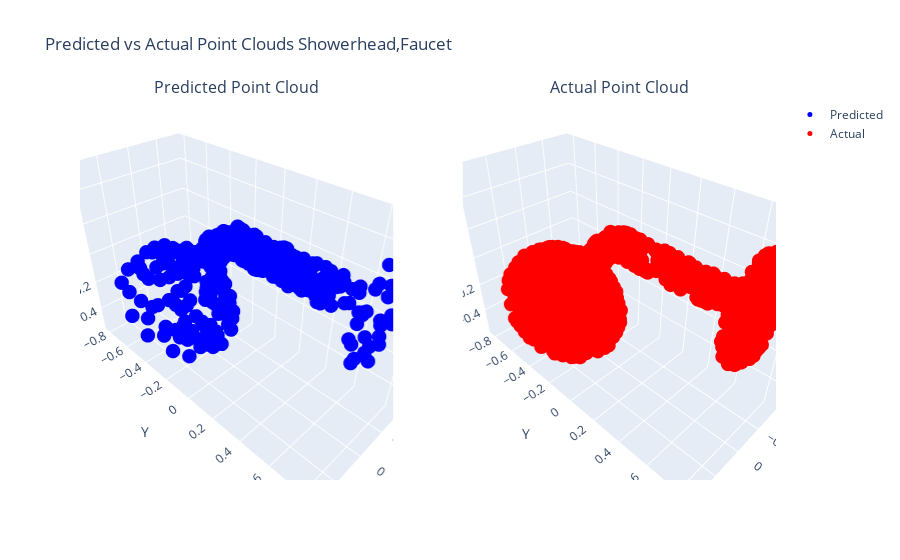

Here is the notebook cell this chart was saved with:
### Code cell
num = random.choice(list(range(0, batch_size)))
predicted_point_cloud = pred_point_clouds[num].numpy()
actual_point_cloud = target_point_clouds[num].numpy()

# Create 3D scatter plots for predicted and actual point clouds
predicted_scatter = go.Scatter3d(
    x=predicted_point_cloud[:, 0],
    y=predicted_point_cloud[:, 1],
    z=predicted_point_cloud[:, 2],
    mode='markers',
    marker=dict(size=5, color='blue'),
    name="Predicted"
)

actual_scatter = go.Scatter3d(
    x=actual_point_cloud[:, 0],
    y=actual_point_cloud[:, 1],
    z=actual_point_cloud[:, 2],
    mode='markers',
    marker=dict(size=5, color='red'),
    name="Actual"
)

# Create the subplots: 1 row, 2 columns
fig = make_subplots(
    rows=1, cols=2,
    subplot_titles=("Predicted Point Cloud", "Actual Point Cloud"),
    specs=[[{'type': 'scatter3d'}, {'type': 'scatter3d'}]]
)

# Add the scatter plots to the subplots
fig.add_trace(predicted_scatter, row=1, col=1)
fig.add_trace(actual_scatter, row=1, col=2)

# Update layout with axis titles and a main title
fig.update_layout(
    title=f"Predicted vs Actual Point Clouds {categories[num]}",
    scene=dict(
        xaxis_title="X",
        yaxis_title="Y",
        zaxis_title="Z"
    ),
    scene2=dict(
        xaxis_title="X",
        yaxis_title="Y",
        zaxis_title="Z"
    ),
    showlegend=True
)

# Show the figure in an interactive window
fig.show()

### Figure 1 — Plotly figure (JSON) as saved in the notebook; plotly's stock layout.template omitted (floating-point values rounded to 4 significant figures; data arrays with more than 128 entries replaced by an {"elided": "..."} marker saying what was removed)
{"data": [{"marker": {"color": "blue", "size": 5}, "mode": "markers", "name": "Predicted", "scene": "scene", "type": "scatter3d", "x": {"elided": "1024 float values"}, "y": {"elided": "1024 float values"}, "z": {"elided": "1024 float values"}}, {"marker": {"color": "red", "size": 5}, "mode": "markers", "name": "Actual", "scene": "scene2", "type": "scatter3d", "x": {"elided": "1024 float values"}, "y": {"elided": "1024 float values"}, "z": {"elided": "1024 float values"}}], "layout": {"annotations": [{"font": {"size": 16}, "showarrow": false, "text": "Predicted Point Cloud", "x": 0.225, "xanchor": "center", "xref": "paper", "y": 1, "yanchor": "bottom", "yref": "paper"}, {"font": {"size": 16}, "showarrow": false, "text": "Actual Point Cloud", "x": 0.775, "xanchor": "center", "xref": "paper", "y": 1, "yanchor": "bottom", "yref": "paper"}], "scene": {"domain": {"x": [0, 0.45], "y": [0, 1]}, "xaxis": {"title": {"text": "X"}}, "yaxis": {"title": {"text": "Y"}}, "zaxis": {"title": {"text": "Z"}}}, "scene2": {"domain": {"x": [0.55, 1], "y": [0, 1]}, "xaxis": {"title": {"text": "X"}}, "yaxis": {"title": {"text": "Y"}}, "zaxis": {"title": {"text": "Z"}}}, "showlegend": true, "title": {"text": "Predicted vs Actual Point Clouds Showerhead,Faucet"}}}
